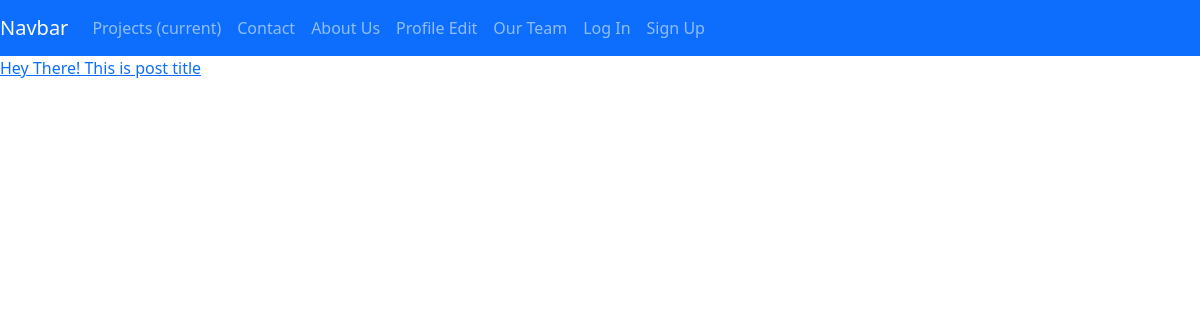
The app's page /project/, older data.
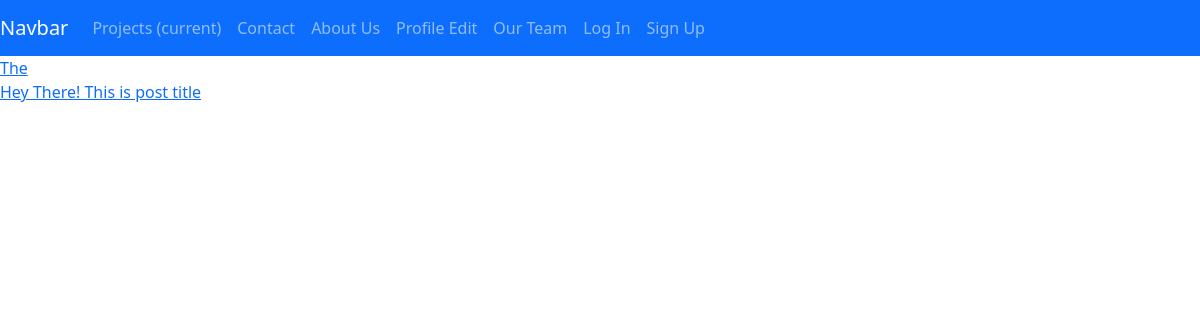
The same page, newer data.
### projects/models.py (models this page shows, shortened)
class Project(models.Model):
    title = models.CharField(max_length=50)
    img = models.ImageField(upload_to='projects/')
    author = models.ManyToManyField('portfolio.UserProfile', related_name='project_user')
    text = models.TextField()
    slug = models.SlugField(blank=True, null=True)
    like = models.ManyToManyField(portfolio.models.UserProfile,related_name='like', blank=True)
    categorie = models.CharField(choices=CATEGORIE_CHOICES, max_length=2)
    link = models.URLField(verbose_name="link_to_project", name='link')
    class Meta():
        ordering = [ '-id' ]
    def __str__(self):
        return self.title
    def get_absolute_url(self):
        return reverse("projects:detail", kwargs={"slug": self.slug})

### projects/views.py (the view)
# urls.py: path('', ProjectListView.as_view(), name='list'),
class ProjectListView(ListView):
    model = Project
    template_name = "projects/project_list.htm"
    def get_queryset(self, **kwargs):
        context = super().get_queryset(**kwargs)
        return context

### projects/templates/projects/project_list.htm (shortened to what this page needs)
{% extends 'index.htm' %}
{% block body_block%}
{% if object_list %}
{% for obj in object_list %}
<a href='{{obj.get_absolute_url}}'>{{ obj }}</a>
{% endfor %}
{% endif %}
{% endblock %}

### templates/index.htm (shortened to what this page needs)
<!doctype html>
<html lang="en">
{% load static %}
  <head>
    <link href="https://cdn.jsdelivr.net/npm/bootstrap@5.0.0-beta2/dist/css/bootstrap.min.css" rel="stylesheet">
  </head>
  <body>
  {% include 'components/navbar.htm' %}
    {% block body_block %}
    {% endblock %}
  </body>
</html>

### templates/components/navbar.htm (shortened to what this page needs)
{% url 'contact_us' as contact_url %}
{% url 'about_us' as aboutus_url %}
{% url 'admin' as admin_url %}
{% url 'profile:logout' as logout_url %}
{% url 'profile:login' as login_url %}
{% url 'profile:signup' as signup_url %}
{% url 'profile:detail' as profile_url %}
{% url 'projects:list' as home_url %}
{% url 'projects:create' as add_project_url %}
{% url 'team:home' as team_url %}
<nav class="navbar navbar-expand-lg navbar-dark bg-primary sticky-top">
  <a class="navbar-brand" href="{{ profile_url }}">Navbar</a>
  <div class="collapse navbar-collapse" id="navbarSupportedContent">
    <ul class="navbar-nav mr-auto">
      <li class="nav-item {% if request.path == home_url %}active{% endif %}">
        <a class="nav-link" href="{{ home_url }}">Projects <span class="sr-only">(current)</span></a>
      </li>
      <li class="nav-item {% if request.path == contact_url %}active{% else %}{% endif %}">
        <a class="nav-link" href="{{ contact_url }}">Contact</a>
      </li>
      <li class="nav-item {% if request.path == aboutus_url %}active{% else %}{% endif %}">
        <a class="nav-link" href="{{ aboutus_url }}">About Us</a>
      </li>
      <li class="nav-item {% if request.path == profile_edit_url %}active{% else %}{% endif %}">
        <a class="nav-link" href="{% url 'profile:edit' slug=request.user %}">Profile Edit</a>
      </li>
      <li class="nav-item {% if request.path == profile_edit_url %}active{% else %}{% endif %}">
        <a class="nav-link" href="{{ team_url }}">Our Team</a>
      </li>
      {% if request.user.is_authenticated %}
      <li class="nav-item {% if request.path == logout_url %}active{% endif %}">
        <a class="nav-link" href="{{ logout_url }}" tabindex="-1" aria-disabled="true">Log Out</a>
      </li>
      {% else %}
      <li class="nav-item {% if request.path == login_url %}active{% else %}{% endif %}">
        <a class="nav-link" href="{{ login_url }}" tabindex="-1" aria-disabled="true">Log In</a>
      </li>
      <li class="nav-item {% if request.path == sign %}active{% else %}{% endif %}">
        <a class="nav-link" href="{{ signup_url }}" tabindex="-1" aria-disabled="true">Sign Up</a>
      </li>
      {% endif %}
      <li class="nav-item {% if request.path == cart_url %}active{% else %}{% endif %} ml-3">
        <a class="nav-link" href="{{ cart_url }}" tabindex="-1" aria-disabled="true">{{ request.session.cart_item_number }}   </a>
      </li>
    </ul>
  </div>
</nav>

Row changes from the older to the newer data that the page shows:
added Project: title "The"
